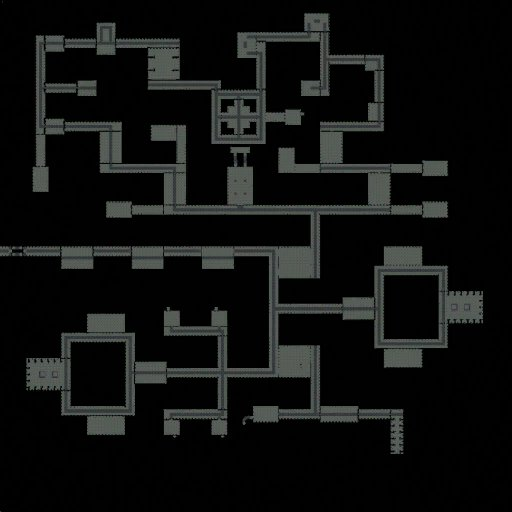
#> input picture Maps/FortGazluk1.jpg, 512 x 512 px
$ python -i player_tracker.py   (imports and definitions only)
#> lines starting #> are read from the running program, lines starting #| are printed output that depends on the picture; after the words box and inside, x2 and y2 are one past the last pixel; in counts of white or black regions, pixels touching at a corner belong together
"""Detects the player's position arrow on an in-game map screenshot.

The game renders the player arrow as a solid CYAN / turquoise triangle.
Depending on the map the arrow may also have a dark drop-shadow beneath it.
Two detection strategies are combined:

  1. Cyan-hue + saturation  (primary — works at any zoom level)
     The arrow is the only vivid cyan/turquoise object on the map.  Detected
     by a tight hue band (actual ~150-200°) plus a saturation floor.
     Hue band is deliberately narrow to exclude the blue overlay route-lines
     (actual ~210°) and the orange/green location markers (~40° / ~120°).
     Minimum area is very low (10 px²) because the arrow may be tiny when the
     map is zoomed far out, but the hue filter is selective enough to tolerate
     it.

  2. Local range in grayscale  (secondary — catches shadowed arrows)
     Computes local_max − local_min over a ~13 px neighbourhood.  The dark
     drop-shadow adjacent to the map background creates a sharp edge that
     scores ~150-200; uniform snow ~10-30.  Minimum area is slightly relaxed
     here too to handle small zoomed-out arrows.

Both methods share size/shape/proximity filters.  Scores are
area × mean_channel_value so they are directly comparable.  The
higher-scoring result is returned.

Public API
----------
find_player_arrow(img_rgb, exclude_positions=None) -> Optional[(x, y)]
"""
from typing import List, Optional, Tuple

import numpy as np

try:
    import cv2
    _CV2_OK = True
except ImportError:
    _CV2_OK = False


# ── Shared size / shape constants ─────────────────────────────────────────────

_MAX_AREA   = 800     # px² — upper bound (arrow at any zoom ≪ 800)
_MAX_DIM    = 90      # largest bounding-box side, px
_MIN_FILL   = 0.10    # area / bbox area — allows partial detections at small size
_MAX_ASPECT = 3.5     # max(bw,bh) / min(bw,bh) — rejects elongated text / lines

# Proximity exclusion: skip candidates centred within this radius of a known
# overlay-marker position.  Must exceed marker_radius(12) + half_kernel(7).
_EXCLUDE_RADIUS    = 32
_EXCLUDE_RADIUS_SQ = _EXCLUDE_RADIUS * _EXCLUDE_RADIUS

# ── Cyan / saturation detector constants ─────────────────────────────────────

# Hue range for the cyan arrow (OpenCV 0-180 scale, where each unit = 2°).
#   Arrow:       actual ~170-200° → OpenCV  85-100
#   Route lines: actual ~210°     → OpenCV ~105   ← kept OUT by _CYAN_H_HI=103
#   Orange pins: actual ~40°      → OpenCV  ~20   ← well outside
#   Green pins:  actual ~120°     → OpenCV  ~60   ← well outside
_CYAN_H_LO = 75
_CYAN_H_HI = 103

# Minimum saturation (0-255).  Arrow ≈ 190-255; terrain < 40; blue route ≈ 155.
_CYAN_S_MIN = 80

# Minimum value — exclude very dark saturated pixels (navy ocean, dark forest).
_CYAN_V_MIN = 60

# Lower minimum area because the hue gate is already very selective:
# even a 5-pixel-wide arrow passes S / V / H checks, so we trust the match.
_CYAN_MIN_AREA = 10

# ── Local-range detector constants ───────────────────────────────────────────

# Kernel size for local-range computation (must be odd).
_RANGE_KERNEL = 13

# Pixels with local_max − local_min above this are high-contrast edges.
# Arrow shadow: ~150-200.  Snow: ~10-30.
_RANGE_THRESH = 115

# Relaxed from 30 → 18 so a small zoomed-out shadowed arrow still passes.
_RANGE_MIN_AREA = 18


# ── Shared helpers ────────────────────────────────────────────────────────────

def _passes_shape(area: int, bw: int, bh: int, min_area: int) -> bool:
    if area < min_area or area > _MAX_AREA:
        return False
    if bw > _MAX_DIM or bh > _MAX_DIM:
        return False
    if bw * bh > 0 and (area / (bw * bh)) < _MIN_FILL:
        return False
    if max(bw, bh) / max(min(bw, bh), 1) > _MAX_ASPECT:
        return False
    return True


def _excluded(cx: int, cy: int, positions) -> bool:
    if not positions:
        return False
    for ex, ey in positions:
        dx, dy = cx - ex, cy - ey
        if dx * dx + dy * dy < _EXCLUDE_RADIUS_SQ:
            return True
    return False


def _best_blob(
    mask: np.ndarray,
    score_img: np.ndarray,
    exclude_positions,
    min_area: int,
) -> Tuple[Optional[Tuple[int, int]], float]:
    """Return ((cx, cy), score) of the best candidate, or (None, -1)."""
    n, _lbl, stats, centroids = cv2.connectedComponentsWithStats(
        mask, connectivity=8
    )
    best_xy    = None
    best_score = -1.0

    for i in range(1, n):
        area = int(stats[i, cv2.CC_STAT_AREA])
        bw   = int(stats[i, cv2.CC_STAT_WIDTH])
        bh   = int(stats[i, cv2.CC_STAT_HEIGHT])

        if not _passes_shape(area, bw, bh, min_area):
            continue

        cx = int(centroids[i][0])
        cy = int(centroids[i][1])

        if _excluded(cx, cy, exclude_positions):
            continue

        x0 = int(stats[i, cv2.CC_STAT_LEFT])
        y0 = int(stats[i, cv2.CC_STAT_TOP])
        roi   = score_img[y0:y0 + bh, x0:x0 + bw]
        score = area * float(roi.mean())

        if score > best_score:
            best_score = score
            best_xy    = (cx, cy)

    return best_xy, best_score


# ── Detection method 1: cyan hue + saturation ─────────────────────────────────

def _detect_cyan(
    img_rgb: np.ndarray,
    exclude_positions,
) -> Tuple[Optional[Tuple[int, int]], float]:
    """Find the cyan arrow by hue/saturation — works at any zoom level."""
    hsv = cv2.cvtColor(img_rgb, cv2.COLOR_RGB2HSV)
#> hsv: shape (512, 512, 3); mean H, S, V 22.7, 29, 17.2
    h, s, v = hsv[:, :, 0], hsv[:, :, 1], hsv[:, :, 2]
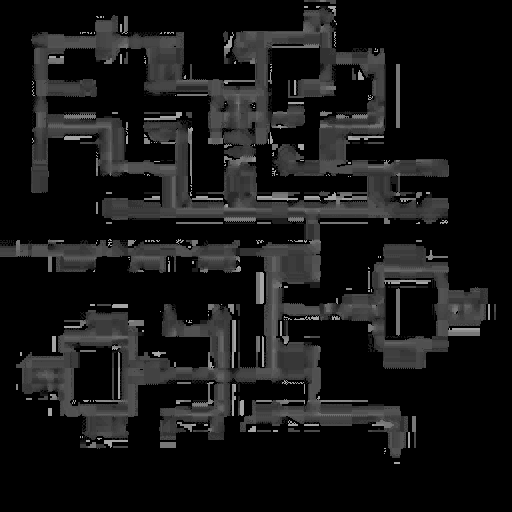
#> h: shape (512, 512); min 0, max 174, mean 22.7
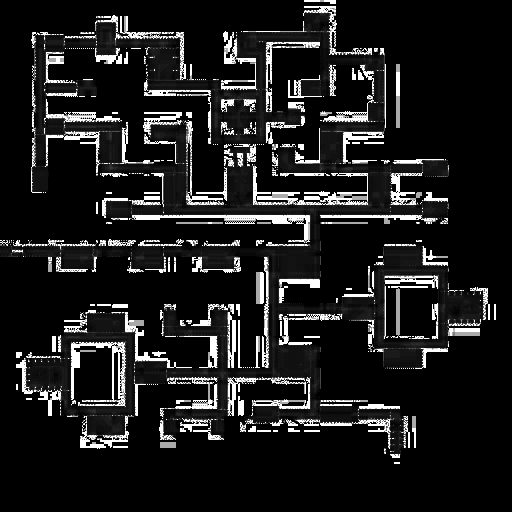
#> s: shape (512, 512); min 0, max 255, mean 29

    mask = (
        (h >= _CYAN_H_LO) & (h <= _CYAN_H_HI) &
        (s >= _CYAN_S_MIN) &
        (v >= _CYAN_V_MIN)
    ).astype(np.uint8) * 255
#> mask: shape (512, 512); every value is 0

    # Remove isolated single-pixel noise; close tiny gaps in the arrow fill.
    open_k  = np.ones((2, 2), np.uint8)
    close_k = np.ones((3, 3), np.uint8)
    mask = cv2.morphologyEx(mask, cv2.MORPH_OPEN,  open_k)
    mask = cv2.morphologyEx(mask, cv2.MORPH_CLOSE, close_k)

    # Score by mean saturation within each blob bbox
    return _best_blob(mask, s, exclude_positions, _CYAN_MIN_AREA)
#> in _best_blob, `n, _lbl, stats, centroids = cv2.connectedComponentsWithStats( mask, co..`: _lbl: shape (512, 512) int32; every value is 0
#> in _best_blob, `n, _lbl, stats, centroids = cv2.connectedComponentsWithStats( mask, co..`: n = 1; stats = [[0, 0, 512, 512, 262144]]; centroids = [[255.5, 255.5]]
#> after the loop in _best_blob, `for i in range(1, n):`: best_score = -1


# ── Detection method 2: grayscale local range ─────────────────────────────────

def _detect_local_range(
    img_rgb: np.ndarray,
    exclude_positions,
) -> Tuple[Optional[Tuple[int, int]], float]:
    """Find the arrow's drop-shadow / outline via local contrast."""
    gray = cv2.cvtColor(img_rgb, cv2.COLOR_RGB2GRAY)

    k = _RANGE_KERNEL
    kernel = cv2.getStructuringElement(cv2.MORPH_ELLIPSE, (k, k))
    local_max = cv2.dilate(gray, kernel)
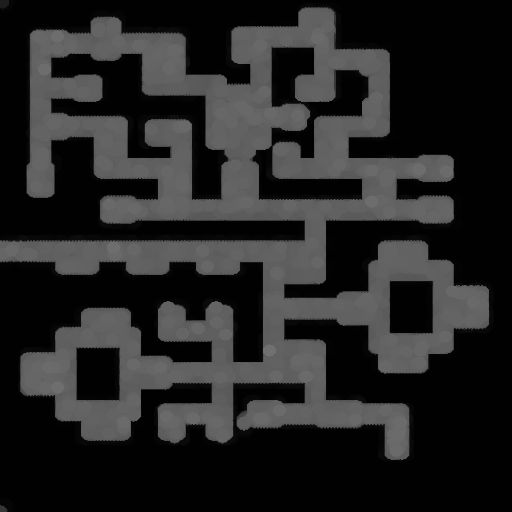
#> local_max: shape (512, 512); min 0, max 112, mean 36.9
    local_min = cv2.erode(gray, kernel)
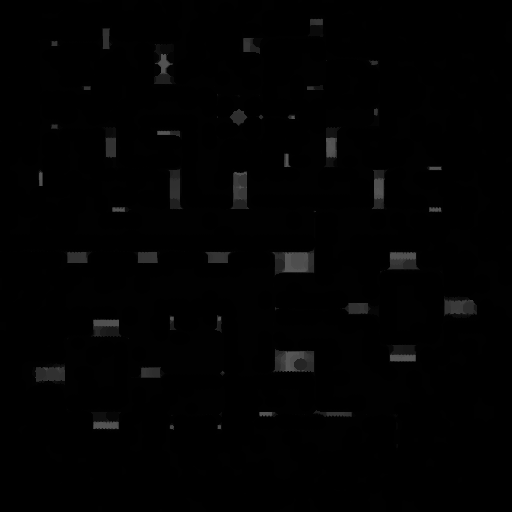
#> local_min: shape (512, 512); min 0, max 88, mean 2.1
    local_range = np.clip(
        local_max.astype(np.int16) - local_min.astype(np.int16),
        0, 255,
    ).astype(np.uint8)
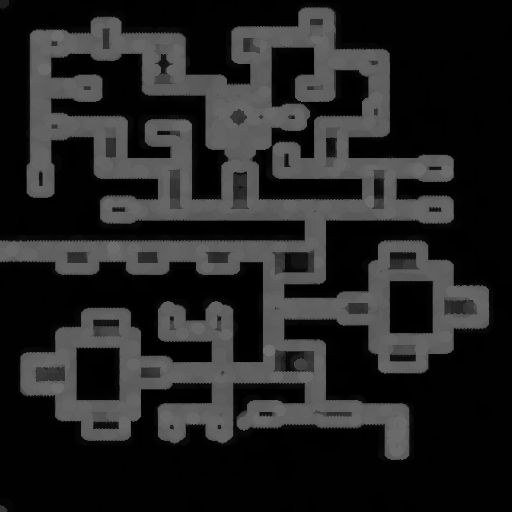
#> local_range: shape (512, 512); min 0, max 112, mean 34.8

    _, mask = cv2.threshold(local_range, _RANGE_THRESH, 255, cv2.THRESH_BINARY)
    close_k = np.ones((3, 3), np.uint8)
    mask = cv2.morphologyEx(mask, cv2.MORPH_CLOSE, close_k)

    return _best_blob(mask, local_range, exclude_positions, _RANGE_MIN_AREA)


# ── Public API ────────────────────────────────────────────────────────────────

def find_player_arrow(
    img_rgb: np.ndarray,
    exclude_positions: Optional[List[Tuple[int, int]]] = None,
) -> Optional[Tuple[int, int]]:
    """Locate the player arrow in an RGB map screenshot.

    Parameters
    ----------
    img_rgb
        H × W × 3 uint8 RGB array (the captured map region).
    exclude_positions
        Optional list of (x, y) pixel positions to skip during detection.
        Pass known overlay-marker positions so their coloured circles are
        not mistaken for the player arrow.

    Returns
    -------
    (x, y) in image-local pixel coordinates, or None if not found.
    """
    if not _CV2_OK or img_rgb is None or img_rgb.size == 0:
        return None

    # Cyan detection is very selective (narrow hue band + saturation floor).
    # When it fires, the probability of a false positive is very low, so we
    # prefer it unconditionally over the less-selective local-range detector.
    # Only fall back to local range when the cyan method finds nothing at all
    # (e.g. a non-cyan map where the arrow has a prominent dark shadow).
    xy_cyan, _score_cyan = _detect_cyan(img_rgb, exclude_positions)
    if xy_cyan:
        return xy_cyan

    xy_range, _score_range = _detect_local_range(img_rgb, exclude_positions)
    return xy_range

>>> import cv2
>>> picture = cv2.cvtColor(cv2.imread('../Maps/FortGazluk1.jpg'), cv2.COLOR_BGR2RGB)
>>> result = find_player_arrow(picture)

$ run again, on Maps/Map_AnimalNexus.jpg
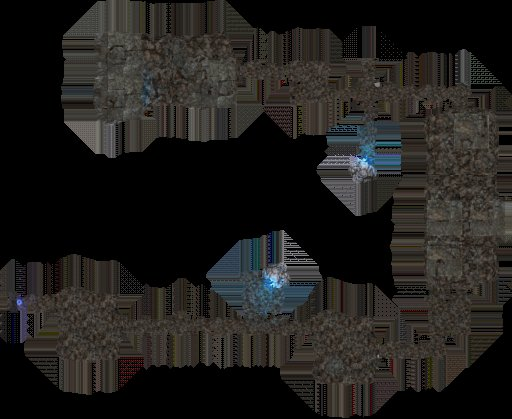
#> input picture Maps/Map_AnimalNexus.jpg, 512 x 419 px
#> hsv: shape (419, 512, 3); mean H, S, V 20.3, 45.9, 33.6
#> in _detect_cyan, `h, s, v = hsv[:, :, 0], hsv[:, :, 1], hsv[:, :, 2]`:
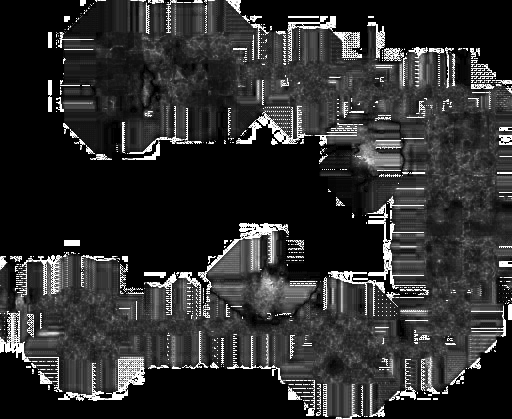
#> s: shape (419, 512); min 0, max 255, mean 45.9
#> in _detect_cyan, `mask = cv2.morphologyEx(mask, cv2.MORPH_CLOSE, close_k)`:
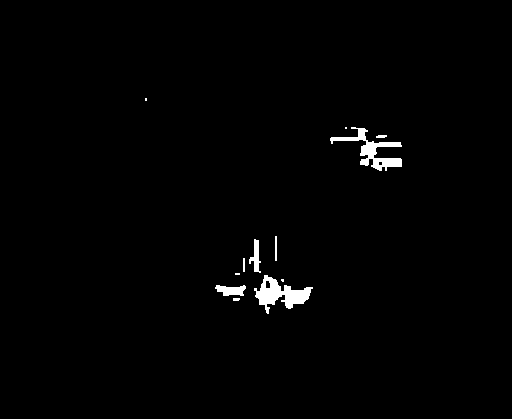
#> mask: shape (419, 512); 1.2% white; 12 white regions (4 under 20 px), largest, box (x1, y1, x2, y2) and area: (254, 275, 313, 314) 978, (330, 127, 402, 171) 911, (215, 285, 246, 296) 236
#> _lbl: shape (419, 512) int32; 13 distinct labels, from 0 to 12
#> n = 13; stats = 13 rows, first 6: [0, 0, 512, 419, 212054], [145, 98, 2, 3, 6], [345, 127, 2, 2, 4], [330, 127, 72, 44, 911], [376, 135, 11, 3, 29], [275, 236, 2, 25, 50]; centroids = 13 rows, first 8: [254.9, 208.7], [145.5, 99], [345.5, 127.5], [372.3, 150.3], [381, 136], [275.5, 248], [255.5, 256.3], [243.5, 264.5]
#> the loop in _best_blob, `for i in range(1, n):` made 12 passes
#> (area, bw, bh, cx, cy, x0, y0, score) on pass 6: (194, 12, 34, 255, 256, 249, 239, 25814.4)
#> after the loop in _best_blob, `for i in range(1, n):`: best_score = 25814.4
#> xy_cyan = (255, 256)
